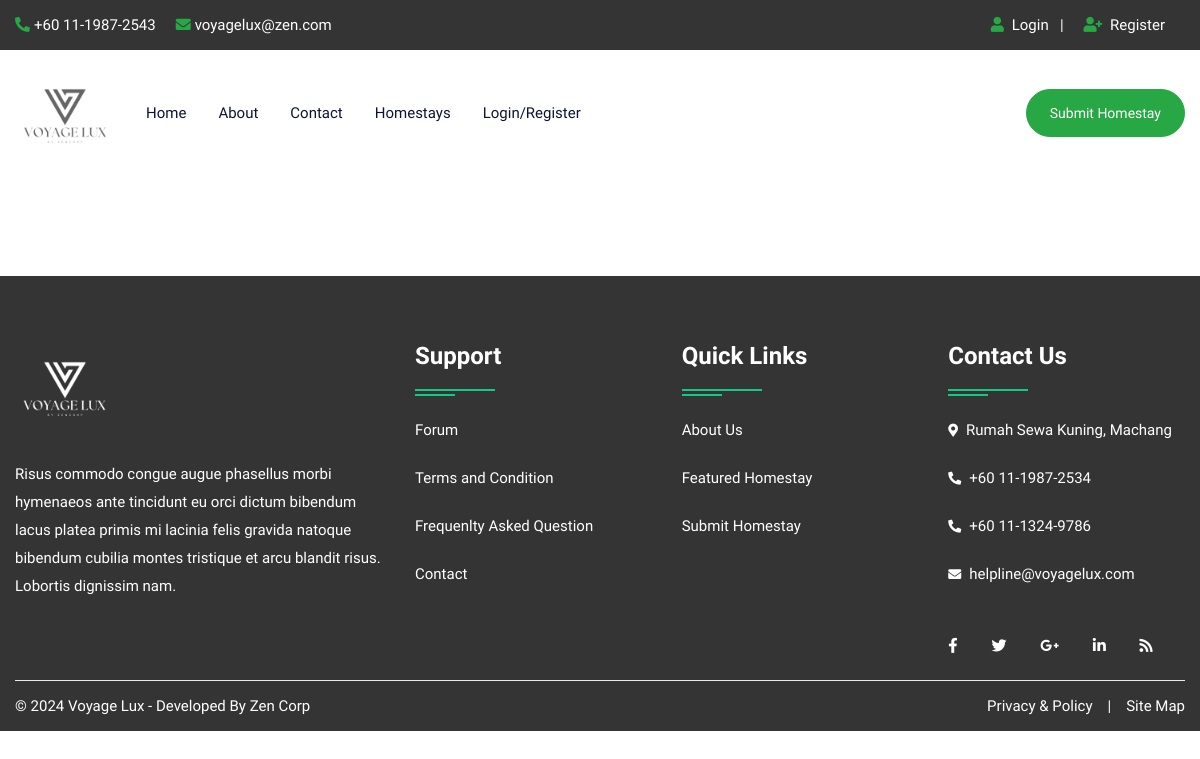
The page /statehomestay.php?id=Selangor on the database as committed earlier.
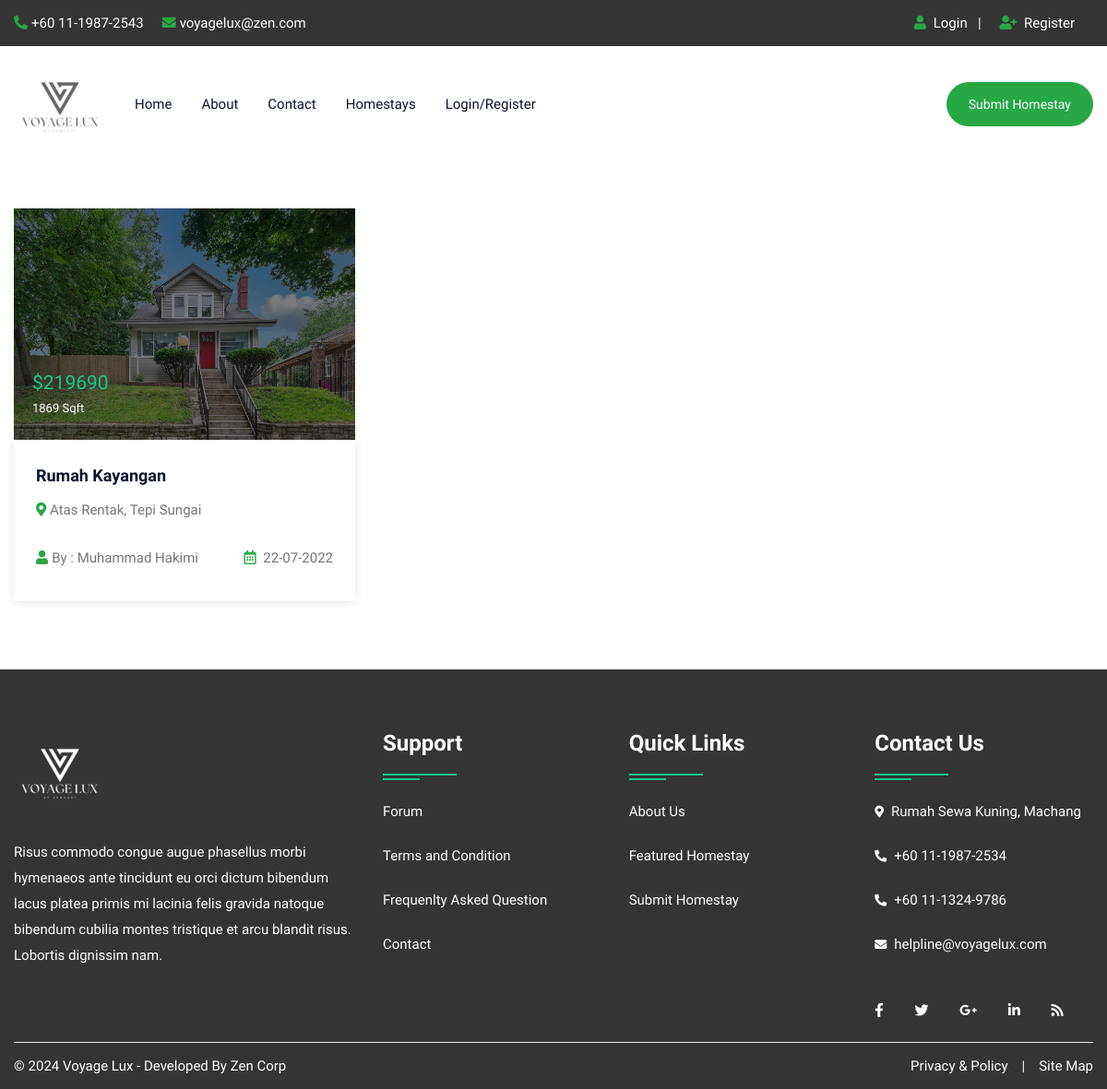
The same page on the database as committed later.
### tables this page shows
CREATE TABLE `homestay` (
  `pid` int(50) NOT NULL,
  `title` varchar(200) NOT NULL,
  `pcontent` longtext NOT NULL,
  `type` varchar(100) NOT NULL,
  `bhk` varchar(50) NOT NULL,
  `bedroom` int(50) NOT NULL,
  `bathroom` int(50) NOT NULL,
  `balcony` int(50) NOT NULL,
  `kitchen` int(50) NOT NULL,
  `hall` int(50) NOT NULL,
  `floor` varchar(50) NOT NULL,
  `size` int(50) NOT NULL,
  `price` int(50) NOT NULL,
  `location` varchar(200) NOT NULL,
  `city` varchar(100) NOT NULL,
  `state` varchar(100) NOT NULL,
  `feature` longtext NOT NULL,
  `pimage` varchar(300) NOT NULL,
  `pimage1` varchar(300) NOT NULL,
  `pimage2` varchar(300) NOT NULL,
  `pimage3` varchar(300) NOT NULL,
  `pimage4` varchar(300) NOT NULL,
  `uid` int(50) NOT NULL,
  `status` varchar(50) NOT NULL,
  `mapimage` varchar(300) NOT NULL,
  `topmapimage` varchar(300) NOT NULL,
  `groundmapimage` varchar(300) NOT NULL,
  `totalfloor` varchar(50) NOT NULL,
  `date` datetime NOT NULL DEFAULT current_timestamp(),
  `isFeatured` int(11) DEFAULT NULL
);

CREATE TABLE `user` (
  `uid` int(50) NOT NULL,
  `uname` varchar(100) NOT NULL,
  `uemail` varchar(100) NOT NULL,
  `uphone` varchar(20) NOT NULL,
  `upass` varchar(50) NOT NULL,
  `uimage` varchar(300) NOT NULL
);

### statehomestay.php (the view, shortened to what this page needs)
<?php
include("config.php");
?>
<!DOCTYPE html>
<html lang="en">
<head>
<link rel="stylesheet" type="text/css" href="css/bootstrap.min.css">
<link rel="stylesheet" type="text/css" href="css/bootstrap-slider.css">
<link rel="stylesheet" type="text/css" href="css/jquery-ui.css">
<link rel="stylesheet" type="text/css" href="css/layerslider.css">
<link rel="stylesheet" type="text/css" href="css/color.css" id="color-change">
<link rel="stylesheet" type="text/css" href="css/owl.carousel.min.css">
<link rel="stylesheet" type="text/css" href="css/font-awesome.min.css">
<link rel="stylesheet" type="text/css" href="fonts/flaticon/flaticon.css">
<link rel="stylesheet" type="text/css" href="css/style.css">
</head>
<body>
<div id="page-wrapper">
    <div class="row">
		<?php include("include/header.php");?>
        <div class="full-row">
            <div class="container">
                <div class="row">
					<div class="col-lg-8">
                        <div class="row">
							<?php
								$state=$_REQUEST['id'];
								$query=mysqli_query($con,"SELECT homestay.*, user.uname,user.uimage FROM `homestay`,`user` WHERE homestay.uid=user.uid and state='$state'");
								while($row=mysqli_fetch_array($query))
								{
							?>
                            <div class="col-md-6">
                                <div class="featured-thumb hover-zoomer mb-4">
                                    <div class="overlay-black overflow-hidden position-relative"> <img src="homestay/<?php echo $row['17'];?>" alt="pimage">
                                        <div class="price text-primary text-capitalize">$<?php echo $row['12'];?> <span class="text-white"><?php echo $row['11'];?> Sqft</span></div>
                                    </div>
                                    <div class="featured-thumb-data shadow-one">
                                        <div class="p-4">
                                            <h5 class="text-secondary hover-text-success mb-2 text-capitalize"><a href="homestaydetail.php?pid=<?php echo $row['0'];?>"><?php echo $row['1'];?></a></h5>
                                            <span class="location text-capitalize"><i class="fas fa-map-marker-alt text-success"></i> <?php echo $row['13'];?></span> </div>
                                        <div class="px-4 pb-4 d-inline-block w-100">
                                            <div class="float-left text-capitalize"><i class="fas fa-user text-success mr-1"></i>By : <?php echo $row['uname'];?></div>
                                            <div class="float-right"><i class="far fa-calendar-alt text-success mr-1"></i> <?php echo date('d-m-Y', strtotime($row['date']));?></div>
                                        </div>
                                    </div>
                                </div>
                            </div>
                            <?php } ?>
                        </div>
                    </div>
                </div>
            </div>
        </div>
		<?php include("include/footer.php");?>
    </div>
</div>
</body>
</html>

Rows that differ between the two databases and show on the page:
added homestay: pimage (picture), price "219690", size "1869", title "Rumah Kayangan", location "Atas Rentak, Tepi Sungai", uid.uname "Muhammad Hakimi", date "22-07-2022"
